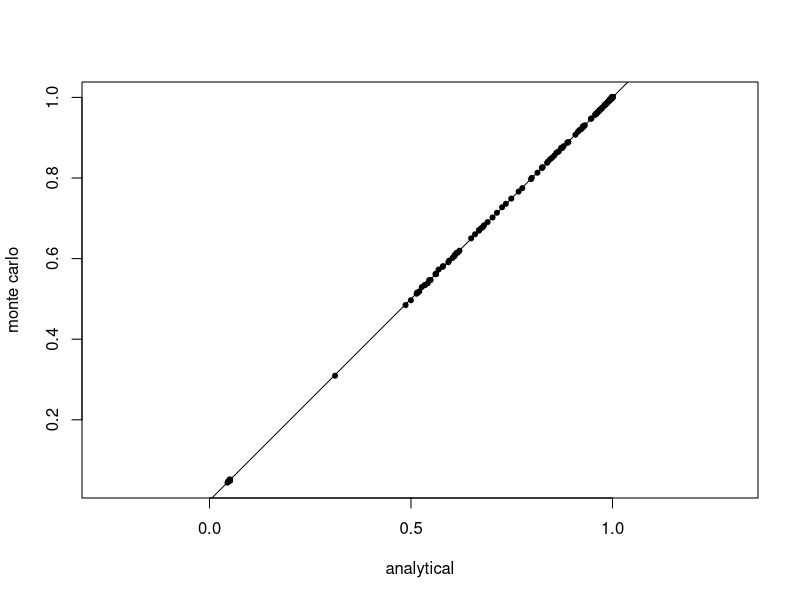

Generate this figure with R:
## ---- chunk 1
fig.dim <- 4
## ---- chunk 2
# copied from Eidos
area <- function(x, y, ab, sigma, maxDistance=5*sigma) {
   A = rep(1.0, length(x));
   nearby = (
         ((x - ab[1]) < maxDistance) |
         ((ab[3] - x) < maxDistance) |
         ((y - ab[2]) < maxDistance) |
         ((ab[4] - y) < maxDistance)
     )
   A[nearby] = (A[nearby] * 
        (pnorm(x[nearby], ab[1], sigma) - pnorm(x[nearby], ab[3], sigma)) * 
        (pnorm(y[nearby], ab[2], sigma) - pnorm(y[nearby], ab[4], sigma))
       )
   return(A);
}
## ---- chunk 3
test_area <- function(x, y, ab, sigma) {
    nreps <- 1e5
    A <- rep(NA, length(x))
    for (k in 1:length(x)) {
        zz <- cbind(
                rnorm(nreps, mean=x[k], sd=sigma),
                rnorm(nreps, mean=y[k], sd=sigma)
              )
        A[k] <- mean(
                   (zz[,1] >= ab[1])
                   & (zz[,1] <= ab[3])
                   & (zz[,2] >= ab[2])
                   & (zz[,2] <= ab[4])
                )
    }
    return(A)
}
## ---- chunk 4
nreps <- 20
ntimes <- 30
AA <- matrix(NA, nrow=nreps * ntimes, ncol=2)
i <- 0
for (k in 1:ntimes) {
    a <- sort(runif(2, -4, 4))
    b <- sort(runif(2, -4, 4))
    ab <- c(a[1], b[1], a[2], b[2])
    x <- runif(nreps, ab[1], ab[3])
    y <- runif(nreps, ab[2], ab[4])
    sigma <- 0.02
    AA[i + (1:nreps),1] <- area(x, y, ab, sigma)
    AA[i + (1:nreps),2] <- test_area(x, y, ab, sigma)
    i <- i + nreps
}
plot(AA, asp=1, xlab='analytical', ylab='monte carlo', pch=20)
abline(0, 1)
